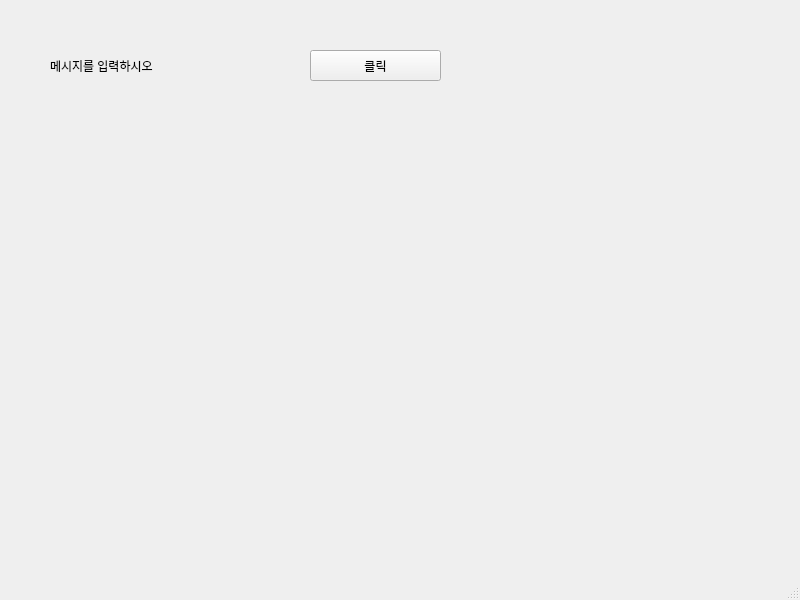
<?xml version="1.0" encoding="UTF-8"?>
<ui version="4.0">
 <class>MainWindow</class>
 <widget class="QMainWindow" name="MainWindow">
  <property name="geometry">
   <rect>
    <x>0</x>
    <y>0</y>
    <width>800</width>
    <height>600</height>
   </rect>
  </property>
  <property name="windowTitle">
   <string>PyTrader v0.1</string>
  </property>
  <property name="windowIcon">
   <iconset>
    <normaloff>img/main_icon.png</normaloff>img/main_icon.png</iconset>
  </property>
  <widget class="QWidget" name="centralwidget">
   <widget class="QPushButton" name="pushButton">
    <property name="geometry">
     <rect>
      <x>310</x>
      <y>50</y>
      <width>131</width>
      <height>31</height>
     </rect>
    </property>
    <property name="text">
     <string>클릭</string>
    </property>
   </widget>
   <widget class="QLabel" name="label">
    <property name="geometry">
     <rect>
      <x>50</x>
      <y>40</y>
      <width>151</width>
      <height>51</height>
     </rect>
    </property>
    <property name="text">
     <string>메시지를 입력하시오</string>
    </property>
   </widget>
  </widget>
  <widget class="QMenuBar" name="menubar">
   <property name="geometry">
    <rect>
     <x>0</x>
     <y>0</y>
     <width>800</width>
     <height>26</height>
    </rect>
   </property>
  </widget>
  <widget class="QStatusBar" name="statusbar"/>
 </widget>
 <resources/>
 <connections/>
</ui>
